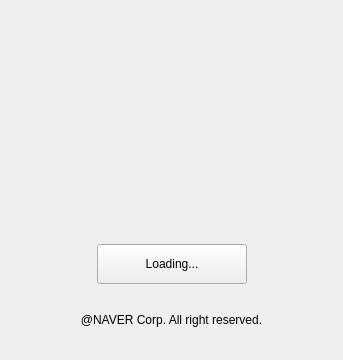
<?xml version="1.0" encoding="UTF-8"?>
<ui version="4.0">
 <class>PLSSplashScreen</class>
 <widget class="QWidget" name="PLSSplashScreen">
  <property name="geometry">
   <rect>
    <x>0</x>
    <y>0</y>
    <width>343</width>
    <height>360</height>
   </rect>
  </property>
  <property name="windowTitle">
   <string/>
  </property>
  <property name="styleSheet">
   <string notr="true"/>
  </property>
  <layout class="QVBoxLayout" name="verticalLayout">
   <property name="spacing">
    <number>0</number>
   </property>
   <property name="sizeConstraint">
    <enum>QLayout::SetDefaultConstraint</enum>
   </property>
   <property name="leftMargin">
    <number>0</number>
   </property>
   <property name="topMargin">
    <number>0</number>
   </property>
   <property name="rightMargin">
    <number>0</number>
   </property>
   <property name="bottomMargin">
    <number>0</number>
   </property>
   <item>
    <spacer name="verticalSpacer_8">
     <property name="orientation">
      <enum>Qt::Vertical</enum>
     </property>
     <property name="sizeType">
      <enum>QSizePolicy::Fixed</enum>
     </property>
     <property name="sizeHint" stdset="0">
      <size>
       <width>20</width>
       <height>11</height>
      </size>
     </property>
    </spacer>
   </item>
   <item>
    <spacer name="verticalSpacer_2">
     <property name="orientation">
      <enum>Qt::Vertical</enum>
     </property>
     <property name="sizeType">
      <enum>QSizePolicy::Fixed</enum>
     </property>
     <property name="sizeHint" stdset="0">
      <size>
       <width>20</width>
       <height>0</height>
      </size>
     </property>
    </spacer>
   </item>
   <item>
    <layout class="QHBoxLayout" name="horizontalLayout">
     <item>
      <widget class="QLabel" name="logoLabel">
       <property name="sizePolicy">
        <sizepolicy hsizetype="Fixed" vsizetype="Fixed">
         <horstretch>0</horstretch>
         <verstretch>0</verstretch>
        </sizepolicy>
       </property>
       <property name="minimumSize">
        <size>
         <width>100</width>
         <height>87</height>
        </size>
       </property>
       <property name="maximumSize">
        <size>
         <width>100</width>
         <height>87</height>
        </size>
       </property>
       <property name="text">
        <string/>
       </property>
       <property name="alignment">
        <set>Qt::AlignCenter</set>
       </property>
      </widget>
     </item>
    </layout>
   </item>
   <item>
    <spacer name="verticalSpacer_3">
     <property name="orientation">
      <enum>Qt::Vertical</enum>
     </property>
     <property name="sizeType">
      <enum>QSizePolicy::Fixed</enum>
     </property>
     <property name="sizeHint" stdset="0">
      <size>
       <width>20</width>
       <height>21</height>
      </size>
     </property>
    </spacer>
   </item>
   <item>
    <layout class="QHBoxLayout" name="horizontalLayout_2">
     <item>
      <widget class="QLabel" name="logoInfoLabel">
       <property name="sizePolicy">
        <sizepolicy hsizetype="Fixed" vsizetype="Fixed">
         <horstretch>0</horstretch>
         <verstretch>0</verstretch>
        </sizepolicy>
       </property>
       <property name="minimumSize">
        <size>
         <width>175</width>
         <height>15</height>
        </size>
       </property>
       <property name="maximumSize">
        <size>
         <width>175</width>
         <height>15</height>
        </size>
       </property>
       <property name="text">
        <string/>
       </property>
       <property name="alignment">
        <set>Qt::AlignCenter</set>
       </property>
      </widget>
     </item>
    </layout>
   </item>
   <item>
    <spacer name="verticalSpacer_4">
     <property name="orientation">
      <enum>Qt::Vertical</enum>
     </property>
     <property name="sizeType">
      <enum>QSizePolicy::Fixed</enum>
     </property>
     <property name="sizeHint" stdset="0">
      <size>
       <width>20</width>
       <height>15</height>
      </size>
     </property>
    </spacer>
   </item>
   <item>
    <layout class="QHBoxLayout" name="horizontalLayout_3">
     <item>
      <widget class="QLabel" name="versionLabel">
       <property name="sizePolicy">
        <sizepolicy hsizetype="Preferred" vsizetype="Fixed">
         <horstretch>0</horstretch>
         <verstretch>0</verstretch>
        </sizepolicy>
       </property>
       <property name="minimumSize">
        <size>
         <width>0</width>
         <height>16</height>
        </size>
       </property>
       <property name="maximumSize">
        <size>
         <width>16777215</width>
         <height>16</height>
        </size>
       </property>
       <property name="text">
        <string/>
       </property>
       <property name="alignment">
        <set>Qt::AlignCenter</set>
       </property>
      </widget>
     </item>
    </layout>
   </item>
   <item>
    <spacer name="verticalSpacer_5">
     <property name="orientation">
      <enum>Qt::Vertical</enum>
     </property>
     <property name="sizeType">
      <enum>QSizePolicy::Fixed</enum>
     </property>
     <property name="sizeHint" stdset="0">
      <size>
       <width>20</width>
       <height>55</height>
      </size>
     </property>
    </spacer>
   </item>
   <item>
    <layout class="QHBoxLayout" name="horizontalLayout_5">
     <item>
      <spacer name="horizontalSpacer">
       <property name="orientation">
        <enum>Qt::Horizontal</enum>
       </property>
       <property name="sizeHint" stdset="0">
        <size>
         <width>40</width>
         <height>20</height>
        </size>
       </property>
      </spacer>
     </item>
     <item>
      <widget class="QPushButton" name="checkUpdateButton">
       <property name="enabled">
        <bool>true</bool>
       </property>
       <property name="sizePolicy">
        <sizepolicy hsizetype="Preferred" vsizetype="Fixed">
         <horstretch>0</horstretch>
         <verstretch>0</verstretch>
        </sizepolicy>
       </property>
       <property name="minimumSize">
        <size>
         <width>150</width>
         <height>34</height>
        </size>
       </property>
       <property name="maximumSize">
        <size>
         <width>16777215</width>
         <height>40</height>
        </size>
       </property>
       <property name="cursor">
        <cursorShape>ArrowCursor</cursorShape>
       </property>
       <property name="text">
        <string>Loading...</string>
       </property>
      </widget>
     </item>
     <item>
      <spacer name="horizontalSpacer_2">
       <property name="orientation">
        <enum>Qt::Horizontal</enum>
       </property>
       <property name="sizeHint" stdset="0">
        <size>
         <width>40</width>
         <height>20</height>
        </size>
       </property>
      </spacer>
     </item>
    </layout>
   </item>
   <item>
    <spacer name="verticalSpacer_6">
     <property name="orientation">
      <enum>Qt::Vertical</enum>
     </property>
     <property name="sizeType">
      <enum>QSizePolicy::Fixed</enum>
     </property>
     <property name="sizeHint" stdset="0">
      <size>
       <width>20</width>
       <height>20</height>
      </size>
     </property>
    </spacer>
   </item>
   <item>
    <layout class="QHBoxLayout" name="horizontalLayout_4">
     <item>
      <widget class="QLabel" name="rightLabel">
       <property name="sizePolicy">
        <sizepolicy hsizetype="Preferred" vsizetype="Fixed">
         <horstretch>0</horstretch>
         <verstretch>0</verstretch>
        </sizepolicy>
       </property>
       <property name="minimumSize">
        <size>
         <width>0</width>
         <height>20</height>
        </size>
       </property>
       <property name="maximumSize">
        <size>
         <width>16777215</width>
         <height>20</height>
        </size>
       </property>
       <property name="text">
        <string>@NAVER Corp. All right reserved.</string>
       </property>
       <property name="alignment">
        <set>Qt::AlignCenter</set>
       </property>
      </widget>
     </item>
    </layout>
   </item>
   <item>
    <spacer name="verticalSpacer">
     <property name="orientation">
      <enum>Qt::Vertical</enum>
     </property>
     <property name="sizeType">
      <enum>QSizePolicy::Fixed</enum>
     </property>
     <property name="sizeHint" stdset="0">
      <size>
       <width>20</width>
       <height>20</height>
      </size>
     </property>
    </spacer>
   </item>
  </layout>
 </widget>
 <resources/>
 <connections/>
</ui>
